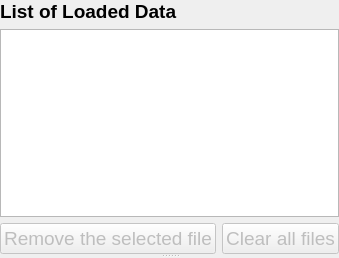
     <widget class="QSplitter" name="splitter">
      <property name="orientation">
       <enum>Qt::Vertical</enum>
      </property>
      <widget class="QWidget" name="layoutWidget">
       <layout class="QGridLayout" name="List_GLayout">
        <item row="0" column="0" colspan="2">
         <widget class="QLabel" name="loaded_selectedfiles_label">
          <property name="sizePolicy">
           <sizepolicy hsizetype="Preferred" vsizetype="Maximum">
            <horstretch>0</horstretch>
            <verstretch>0</verstretch>
           </sizepolicy>
          </property>
          <property name="font">
           <font>
            <pointsize>14</pointsize>
            <weight>75</weight>
            <bold>true</bold>
           </font>
          </property>
          <property name="text">
           <string>List of Loaded Data</string>
          </property>
         </widget>
        </item>
        <item row="2" column="1">
         <widget class="QPushButton" name="loaded_clear_files_button">
          <property name="enabled">
           <bool>false</bool>
          </property>
          <property name="sizePolicy">
           <sizepolicy hsizetype="Preferred" vsizetype="Maximum">
            <horstretch>0</horstretch>
            <verstretch>0</verstretch>
           </sizepolicy>
          </property>
          <property name="font">
           <font>
            <pointsize>14</pointsize>
           </font>
          </property>
          <property name="text">
           <string>Clear all files</string>
          </property>
         </widget>
        </item>
        <item row="1" column="0" colspan="2">
         <widget class="QListWidget" name="loaded_selected_files_list">
          <property name="sizePolicy">
           <sizepolicy hsizetype="Preferred" vsizetype="Preferred">
            <horstretch>0</horstretch>
            <verstretch>0</verstretch>
           </sizepolicy>
          </property>
          <property name="minimumSize">
           <size>
            <width>0</width>
            <height>0</height>
           </size>
          </property>
          <property name="font">
           <font>
            <pointsize>14</pointsize>
            <italic>true</italic>
           </font>
          </property>
          <property name="dragDropMode">
           <enum>QAbstractItemView::DragDrop</enum>
          </property>
         </widget>
        </item>
        <item row="2" column="0">
         <widget class="QPushButton" name="loaded_remove_file_button">
          <property name="enabled">
           <bool>false</bool>
          </property>
          <property name="sizePolicy">
           <sizepolicy hsizetype="Preferred" vsizetype="Maximum">
            <horstretch>0</horstretch>
            <verstretch>0</verstretch>
           </sizepolicy>
          </property>
          <property name="font">
           <font>
            <pointsize>14</pointsize>
           </font>
          </property>
          <property name="text">
           <string>Remove the selected file</string>
          </property>
         </widget>
        </item>
       </layout>
      </widget>
      <widget class="QWidget" name="">
       <layout class="QVBoxLayout" name="Figure_Layout_Montage"/>
      </widget>
     </widget>
